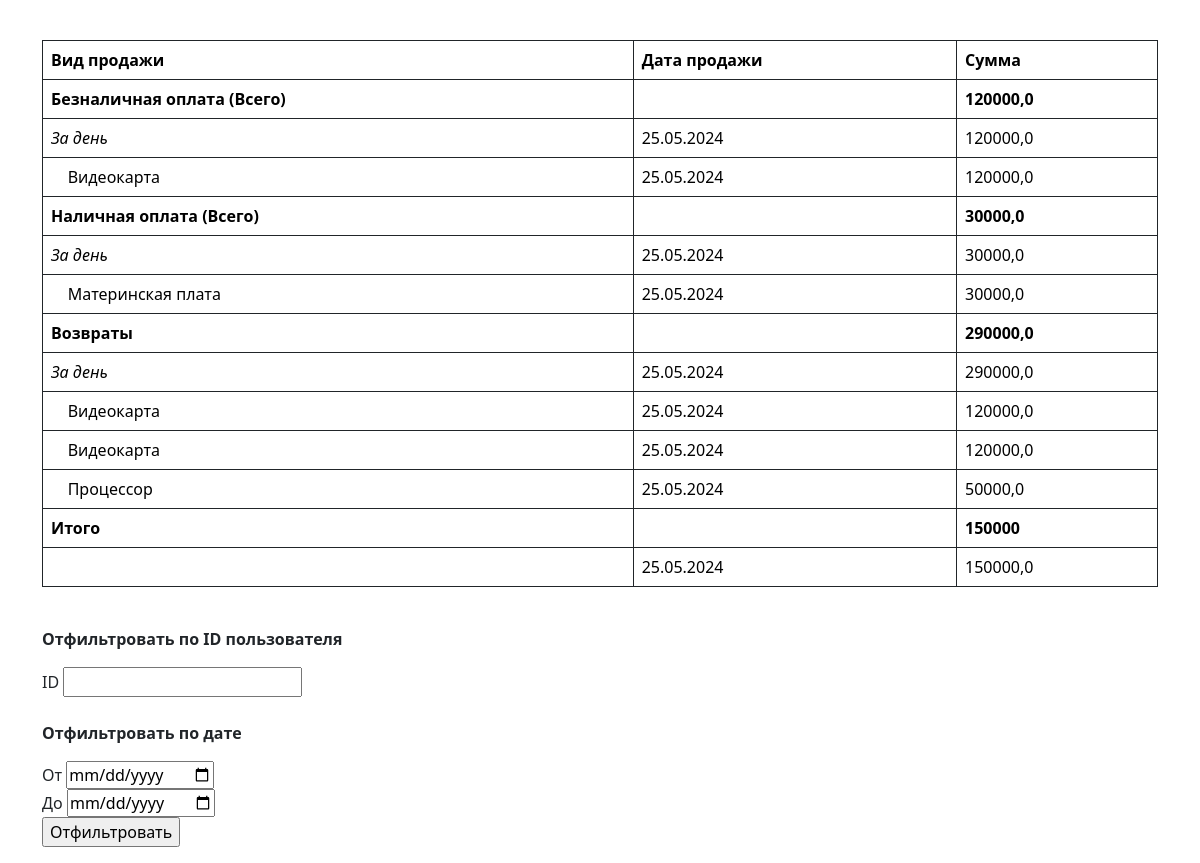
/otchet/ (signed in), run on the app's committed database.
### main/models.py (models this page shows, shortened)
class Order(models.Model):
    user = models.ForeignKey(User, on_delete=models.CASCADE)
    product = models.CharField(max_length=255)
    quantity = models.IntegerField(default=1)
    price = models.FloatField('Стоимость товара', default=1)
    date_time = models.DateTimeField()
    payment_method = models.CharField(max_length=100)
    document_number = models.CharField(max_length=255)
    class Meta:
        verbose_name = 'Order'
        verbose_name_plural = 'Orders'
    def total_price(self):
        return self.price * self.quantity

### main/views.py (the view, shortened to what this page needs)
# urls.py: path('otchet/', views.otchet, name='otchet'),
@permission_required(perm='main.otchet', raise_exception=True)
def otchet(request):
    context = {}
    orders = Order.objects.all()
    returns = Returns.objects.all()
    data = {
        'card': {},
        'cash': {},
        'return': {}
    }
    for order in orders:
        date = order.date_time.date().strftime("%d.%m.%Y")
        if date in data[order.payment_method]:
            data[order.payment_method][date].append([order.product, order.total_price()])
        else:
            data[order.payment_method][date]  = [[order.product, order.total_price()]]
    for r in returns:
        date = r.date_time.date().strftime("%d.%m.%Y")
        if date in data['return']:
            data['return'][date].append([r.product, r.total_price()])
        else:
            data['return'][date]  = [[r.product, r.total_price()]]
    card_sum = 0
    for i in data['card']:
        for j in data['card'][i]:
            card_sum += float(j[1])
    cash_sum = 0
    for i in data['cash']:
        for j in data['cash'][i]:
            cash_sum += float(j[1])
    return_sum = 0
    for i in data['return']:
        for j in data['return'][i]:
            return_sum += float(j[1])
    prices = {
        'card': [card_sum, {}],
        'cash': [cash_sum, {}],
        'return': [return_sum, {}]
    }
    for order in orders:
        date = order.date_time.date().strftime("%d.%m.%Y")
        summ = 0
        for d in data[order.payment_method][date]:
            summ += float(d[1])
        prices[order.payment_method][1][date] = summ
    for r in returns:
        date = r.date_time.date().strftime("%d.%m.%Y")
        summ = 0
        for d in data['return'][date]:
            summ += float(d[1])
        prices['return'][1][date] = summ
    sum_by_day = {}
    for order in orders:
        date = order.date_time.date().strftime("%d.%m.%Y")
        if date in sum_by_day:
            sum_by_day[date] += prices[order.payment_method][1][date]
        else:
            sum_by_day[date] = prices[order.payment_method][1][date]
    context['sum_by_day'] = sum_by_day
    context['data'] = data
    context['prices'] = prices
    return render(request, 'main/otchet.html', context=context)

### main/models.py (called while the page is built)
    def total_price(self):
        return self.quantity * self.price

### main/views.py (called while the page is built)
@register.filter
def get_key(dictionary, key):
    return dictionary[key]

@register.filter
def arr(array, index):
    return array[index]

### main/templates/main/otchet.html (shortened to what this page needs)
{% load static %}
<html>
<head>
    <link rel="stylesheet" type="text/css" href="https://cdn.datatables.net/2.0.5/css/dataTables.dataTables.css"/>
        <link href="https://cdn.jsdelivr.net/npm/bootstrap@5.3.3/dist/css/bootstrap.min.css" rel="stylesheet">
    <link rel="stylesheet" type="text/css" href="{% static 'main/css/style.css' %}"/>
</head>
<body>
<div class="container-lg" style="margin-top: 40px;">
    <table class="table table-bordered border-dark">
        <thead>
            <tr>
                <th>Вид продажи</th>
                <th>Дата продажи</th>
                <th>Сумма</th>
            </tr>
        </thead>
        <tbody>
            <tr>
                <th>Безналичная оплата (Всего)</th>
                <td></td>
                <th>{{prices.card.0}}</th>
            </tr>
            {% for d in data.card %}
                <tr>
                    <td><i>За день</i></td>
                    <td>{{d}}</td>
                    <td>{{prices.card.1|get_key:d}}</td>
                </tr>
                {% for i in data.card|get_key:d  %}
                    <tr>
                        <td>&nbsp;&nbsp;&nbsp;&nbsp;{{i|arr:0}}</td>
                        <td>{{d}}</td>
                        <td>{{i|arr:1}}</td>
                    </tr>
                {% endfor %}
            {% endfor %}
            <tr>
                <th>Наличная оплата (Всего)</th>
                <td></td>
                <th>{{prices.cash.0}}</th>
            </tr>
            {% for d in data.cash %}
                <tr>
                    <td><i>За день</i></td>
                    <td>{{d}}</td>
                    <td>{{prices.cash.1|get_key:d}}</td>
                </tr>
                {% for i in data.cash|get_key:d  %}
                    <tr>
                        <td>&nbsp;&nbsp;&nbsp;&nbsp;{{i|arr:0}}</td>
                        <td>{{d}}</td>
                        <td>{{i|arr:1}}</td>
                    </tr>
                {% endfor %}
            {% endfor %}
            <tr>
                <th>Возвраты</th>
                <td></td>
                <th>{{prices.return.0}}</th>
            </tr>
            {% for d in data.return %}
                <tr>
                    <td><i>За день</i></td>
                    <td>{{d}}</td>
                    <td>{{prices.return.1|get_key:d}}</td>
                </tr>
                {% for i in data.return|get_key:d  %}
                    <tr>
                        <td>&nbsp;&nbsp;&nbsp;&nbsp;{{i|arr:0}}</td>
                        <td>{{d}}</td>
                        <td>{{i|arr:1}}</td>
                    </tr>
                {% endfor %}
            {% endfor %}
            <tr>
                <th>Итого</th>
                <th></th>
                <th>{{prices.cash.0|add:prices.card.0}}</th>
            </tr>
            {% for d in sum_by_day %}
                <tr>
                    <td></td>
                    <td>{{d}}</td>
                    <td>{{sum_by_day|get_key:d}}</td>
                </tr>
            {% endfor %}
        </tbody>
    </table>
</div>
<div class="container-lg" style="margin-top: 40px;">
    <form method="post">
        <p><b>Отфильтровать по ID пользователя</b></p>
        <label for="ID">ID</label>
        <input type="number" min="1" id="ID" name="ID"><br><br>
        <p><b>Отфильтровать по дате</b></p>
        <label for="start_date">От</label>
        <input type="date" id="start_date" name="start_date"><br>
        <label for="end_date">До</label>
        <input type="date" id="end_date" name="end_date"><br>
        <input type="submit" value="Отфильтровать">
    </form>
</div>
</body>
</html>

### data on the page
Order: product "Материнская плата", d "25.05.2024", i "30000,0"

### other printed values
{{ prices.card.0 }} "120000,0"
{{ d }} "25.05.2024"
{{ prices.card.1|get_key:d }} "120000,0"
{{ i|arr:0 }} "Видеокарта"
{{ i|arr:1 }} "120000,0"
{{ prices.cash.0 }} "30000,0"
{{ prices.cash.1|get_key:d }} "30000,0"
{{ prices.return.0 }} "290000,0"
{{ prices.return.1|get_key:d }} "290000,0"
{{ i|arr:0 }} "Видеокарта" "Видеокарта" "Процессор"
{{ d }} "25.05.2024" "25.05.2024" "25.05.2024"
{{ i|arr:1 }} "120000,0" "120000,0" "50000,0"
{{ prices.cash.0|add:prices.card.0 }} "150000"
{{ sum_by_day|get_key:d }} "150000,0"
